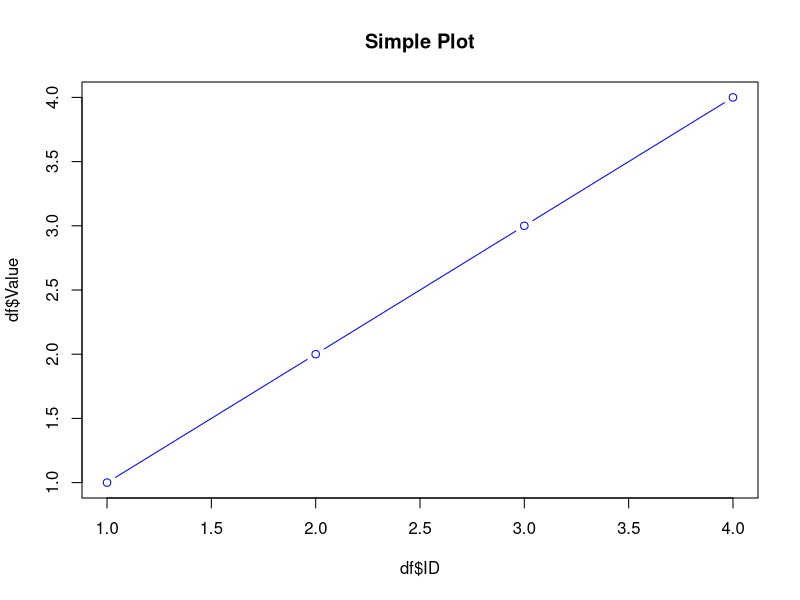

Write the R code that produced this figure.
# Introduction to R and RStudio

# Basic arithmetic
2 + 2
sqrt(16)

# Creating variables
x <- 10
y <- 5
z <- x + y

# Vectors and data frames
vec <- c(1, 2, 3, 4)
df <- data.frame(ID = 1:4, Value = vec)

# Basic plotting
plot(df$ID, df$Value, type = "b", col = "blue", main = "Simple Plot")
